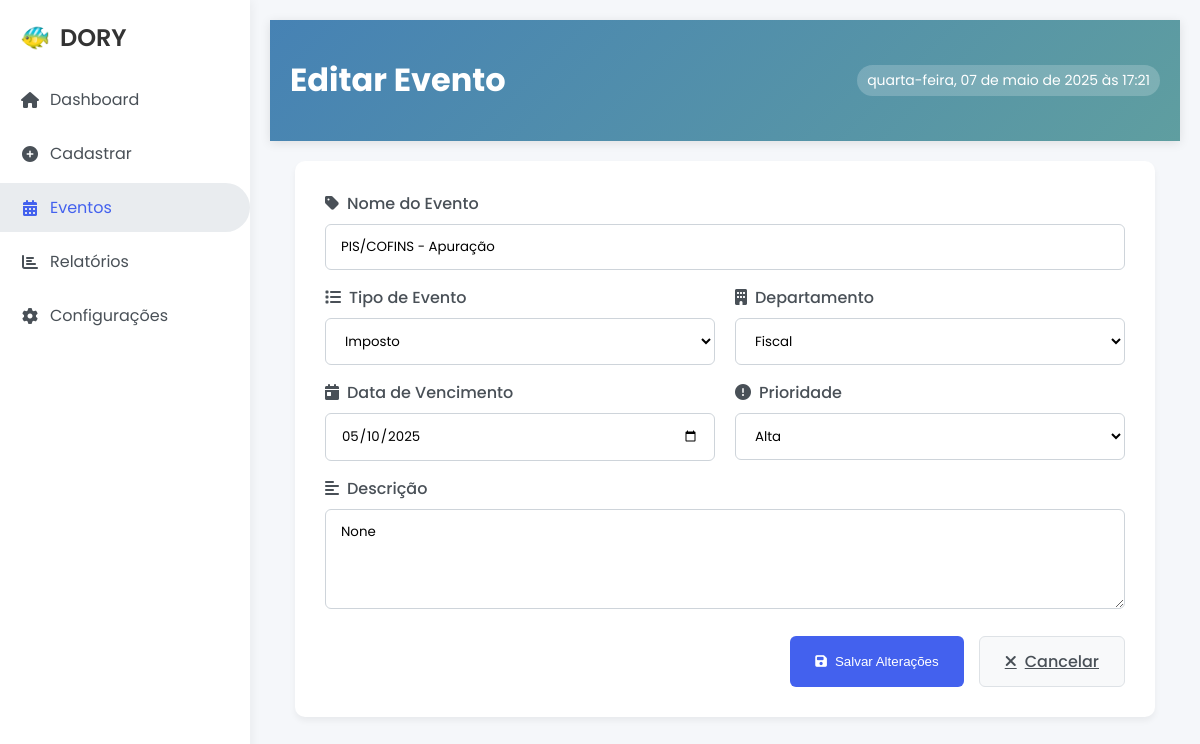
The app's page /editar/2 with its own data.
### dory.py (models this page shows, shortened)
class Evento(db.Model):
    id = db.Column(db.Integer, primary_key=True)
    nome = db.Column(db.String(100), nullable=False)
    tipo = db.Column(db.String(50), nullable=False)
    departamento = db.Column(db.String(50), nullable=False)
    data_vencimento = db.Column(db.DateTime, nullable=False)
    descricao = db.Column(db.Text)
    prioridade = db.Column(db.String(20), default='normal')
    status = db.Column(db.String(20), default='pendente')
    data_criacao = db.Column(db.DateTime, default=datetime.utcnow)
    repetir_mensal = db.Column(db.Boolean, default=False)
    antecipar_dia_util = db.Column(db.Boolean, default=False)
    data_fim_repeticao = db.Column(db.DateTime)
    evento_pai_id = db.Column(db.Integer, db.ForeignKey('evento.id'))

### dory.py (the view, shortened to what this page needs)
@app.route("/editar/<int:id>", methods=['GET', 'POST'])
def editar(id):
    evento = Evento.query.get_or_404(id)
    return render_template("editar.html", evento=evento)

### templates/editar.html (shortened to what this page needs)
<!DOCTYPE html>
<html lang="pt-BR">
<head>
    <link rel="stylesheet" href="https://cdnjs.cloudflare.com/ajax/libs/font-awesome/6.4.0/css/all.min.css">
    <link rel="stylesheet" href="{{ url_for('static', filename='css/style.css') }}">
    <link rel="stylesheet" href="{{ url_for('static', filename='css/components/sidebar.css') }}">
    <link rel="stylesheet" href="{{ url_for('static', filename='css/cadastro.css') }}">
</head>
<body>
    <aside class="sidebar">
        <div class="logo" style="padding: 0 20px 20px;">
            <span style="font-size: 24px;">🐠</span>
            <span style="font-weight: 600;">DORY</span>
        </div>
        <ul class="sidebar-menu">
            <li><a href="/"><i class="fas fa-home"></i> Dashboard</a></li>
            <li><a href="/cadastrar"><i class="fas fa-plus-circle"></i> Cadastrar</a></li>
            <li><a href="/eventos" class="active"><i class="fas fa-calendar-alt"></i> Eventos</a></li>
            <li><a href="/relatorios"><i class="fas fa-chart-bar"></i> Relatórios</a></li>
            <li><a href="/configuracoes"><i class="fas fa-cog"></i> Configurações</a></li>
        </ul>
    </aside>
    <main class="main-content">
        <div class="header">
            <h1>Editar Evento</h1>
            <div class="datetime" id="currentDateTime"></div>
        </div>
        <div class="form-container">
            <form method="POST" action="/editar/{{ evento.id }}">
                <div class="form-row">
                    <div class="form-group">
                        <label for="nome"><i class="fas fa-tag"></i> Nome do Evento</label>
                        <input type="text" id="nome" name="nome" value="{{ evento.nome.split(' (')[0] if evento.nome.endswith(')') else evento.nome }}" required>
                    </div>
                </div>
                <div class="form-row">
                    <div class="form-group">
                        <label for="tipo"><i class="fas fa-list"></i> Tipo de Evento</label>
                        <select id="tipo" name="tipo" required>
                            <option value="imposto" {% if evento.tipo == 'imposto' %}selected{% endif %}>Imposto</option>
                        </select>
                    </div>
                    <div class="form-group">
                        <label for="departamento"><i class="fas fa-building"></i> Departamento</label>
                        <select id="departamento" name="departamento" required>
                            <option value="fiscal" {% if evento.departamento == 'fiscal' %}selected{% endif %}>Fiscal</option>
                        </select>
                    </div>
                </div>
                <div class="form-row">
                    <div class="form-group">
                        <label for="data"><i class="fas fa-calendar-day"></i> Data de Vencimento</label>
                        <input type="date" id="data" name="data" value="{{ evento.data_vencimento.strftime('%Y-%m-%d') }}" required>
                    </div>
                    <div class="form-group">
                        <label for="prioridade"><i class="fas fa-exclamation-circle"></i> Prioridade</label>
                        <select id="prioridade" name="prioridade">
                            <option value="alta" {% if evento.prioridade == 'alta' %}selected{% endif %}>Alta</option>
                        </select>
                    </div>
                </div>
                <div class="form-group">
                    <label for="descricao"><i class="fas fa-align-left"></i> Descrição</label>
                    <textarea id="descricao" name="descricao" rows="3">{{ evento.descricao }}</textarea>
                </div>
                <div class="form-actions">
                    <button type="submit" class="btn-submit">
                        <i class="fas fa-save"></i> Salvar Alterações
                    </button>
                    <a href="{{ url_for('eventos') }}" class="btn-cancel">
                        <i class="fas fa-times"></i> Cancelar
                    </a>
                </div>
            </form>
        </div>
    </main>
</body>
</html>

### static/css/style.css (style rules this page uses)
body { font-family: 'Poppins', sans-serif; margin: 0; padding: 0; background-color: #f5f7fa; color: #333; }
.header { background: linear-gradient(135deg, #4682b4, #5f9ea0); color: white; padding: 15px 20px; display: flex; justify-content: space-between; align-items: center; box-shadow: 0 2px 10px rgba(0, 0, 0, 0.1); }
.logo { font-size: 24px; font-weight: bold; display: flex; align-items: center; gap: 10px; }
:root { --primary: #4361ee; --secondary: #3f37c9; --accent: #4895ef; --danger: #f72585; --light: #f8f9fa; --dark: #212529; }
.datetime { font-size: 14px; background: rgba(255, 255, 255, 0.2); padding: 5px 10px; border-radius: 20px; }
a, button { transition: all 0.3s ease; }

### static/css/components/sidebar.css (style rules this page uses)
.sidebar { width: 250px; background: white; position: fixed; height: 100vh; box-shadow: 2px 0 10px rgba(0, 0, 0, 0.05); padding-top: 20px; }
.sidebar-menu { list-style: none; padding: 0; margin: 0; }
.sidebar-menu li { margin-bottom: 5px; }
.sidebar-menu a { display: flex; align-items: center; gap: 10px; padding: 12px 20px; color: #495057; text-decoration: none; border-radius: 0 30px 30px 0; }
.sidebar-menu a:hover, .sidebar-menu a.active { background: #e9ecef; color: var(--primary); }
.sidebar-menu i { width: 20px; text-align: center; }
.main-content { margin-left: 250px; padding: 20px; }

### static/css/cadastro.css (style rules this page uses)
.form-container { background: white; border-radius: 10px; padding: 30px; box-shadow: 0 4px 6px rgba(0, 0, 0, 0.05); max-width: 800px; margin: 20px auto; }
.form-row { display: flex; gap: 20px; }
.form-row .form-group { flex: 1; }
.form-group { margin-bottom: 15px; }
.form-group label { display: block; margin-bottom: 8px; font-weight: 500; color: #495057; display: flex; align-items: center; gap: 8px; }
.form-group input, .form-group select, .form-group textarea { width: 100%; padding: 12px 15px; border: 1px solid #ced4da; border-radius: 6px; font-family: 'Poppins', sans-serif; transition: all 0.3s; box-sizing: border-box; }
.form-group textarea { min-height: 100px; resize: vertical; }
.form-actions { display: flex; gap: 15px; justify-content: flex-end; margin-top: 20px; }
.btn-submit { background: #4361ee; color: white; border: none; padding: 12px 25px; border-radius: 6px; cursor: pointer; font-weight: 500; display: flex; align-items: center; gap: 8px; transition: all 0.3s; }
.btn-cancel { background: #f8f9fa; color: #495057; border: 1px solid #dee2e6; padding: 12px 25px; border-radius: 6px; cursor: pointer; font-weight: 500; display: flex; align-items: center; gap: 8px; transition: all 0.3s; }
input, select, textarea { transition: all 0.3s; background: white !important; }

### records on screen
Evento: nome "PIS/COFINS - Apuração", tipo "Imposto", departamento "Fiscal", data "05/10/2025", prioridade "Alta", descricao "None"
